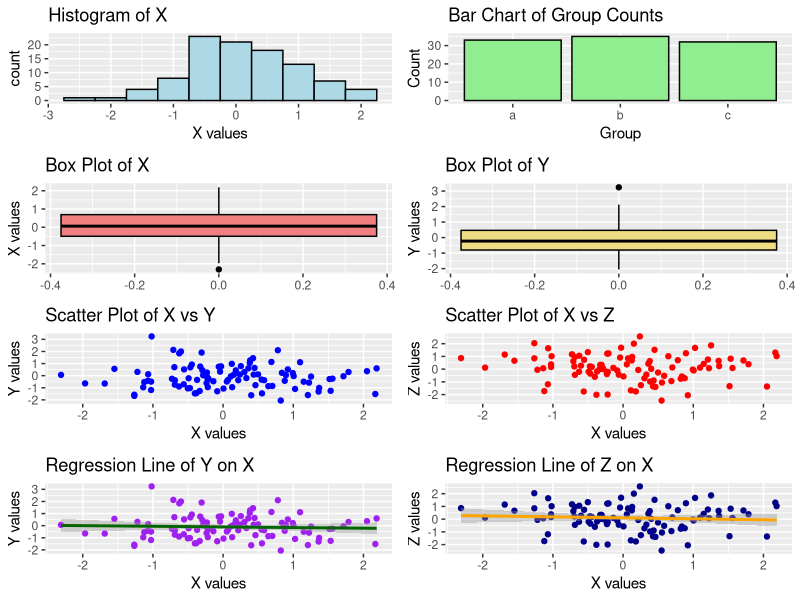

Generate this figure with R:
install.packages("gridExtra")

library(ggplot2)
library(gridExtra)

# Generate random data
set.seed(123) # for reproducibility
data <- data.frame(
  x = rnorm(100),
  y = rnorm(100),
  group = sample(letters[1:3], 100, replace = TRUE),
  z = rnorm(100)
)

# Create Histogram of 'x'
hist_plot <- ggplot(data, aes(x = x)) +
  geom_histogram(binwidth = 0.5, fill = "lightblue", color = "black") +
  ggtitle("Histogram of X") +
  xlab("X values")

# Create Bar chart of the count of 'group'
bar_plot <- ggplot(data, aes(x = group)) +
  geom_bar(fill = "lightgreen", color = "black") +
  ggtitle("Bar Chart of Group Counts") +
  xlab("Group") +
  ylab("Count")

# Create Box plot of 'x'
box_plot_x <- ggplot(data, aes(y = x)) +
  geom_boxplot(fill = "lightcoral", color = "black") +
  ggtitle("Box Plot of X") +
  ylab("X values")

# Create Box plot of 'y'
box_plot_y <- ggplot(data, aes(y = y)) +
  geom_boxplot(fill = "lightgoldenrod", color = "black") +
  ggtitle("Box Plot of Y") +
  ylab("Y values")

# Create Scatter plot of 'x' vs 'y'
scatter_plot_xy <- ggplot(data, aes(x = x, y = y)) +
  geom_point(color = "blue") +
  ggtitle("Scatter Plot of X vs Y") +
  xlab("X values") +
  ylab("Y values")

# Create Scatter plot of 'x' vs 'z'
scatter_plot_xz <- ggplot(data, aes(x = x, y = z)) +
  geom_point(color = "red") +
  ggtitle("Scatter Plot of X vs Z") +
  xlab("X values") +
  ylab("Z values")

# Create Scatter plot of 'x' vs 'y' with regression line
scatter_reg_plot_xy <- ggplot(data, aes(x = x, y = y)) +
  geom_point(color = "purple") +
  geom_smooth(method = "lm", color = "darkgreen") +
  ggtitle("Regression Line of Y on X") +
  xlab("X values") +
  ylab("Y values")

# Create Scatter plot of 'x' vs 'z' with regression line
scatter_reg_plot_xz <- ggplot(data, aes(x = x, y = z)) +
  geom_point(color = "darkblue") +
  geom_smooth(method = "lm", color = "orange") +
  ggtitle("Regression Line of Z on X") +
  xlab("X values") +
  ylab("Z values")

# Arrange the plots in a 4x2 grid
grid.arrange(hist_plot, bar_plot, 
             box_plot_x, box_plot_y, 
             scatter_plot_xy, scatter_plot_xz, 
             scatter_reg_plot_xy, scatter_reg_plot_xz, 
             nrow = 4, ncol = 2)
